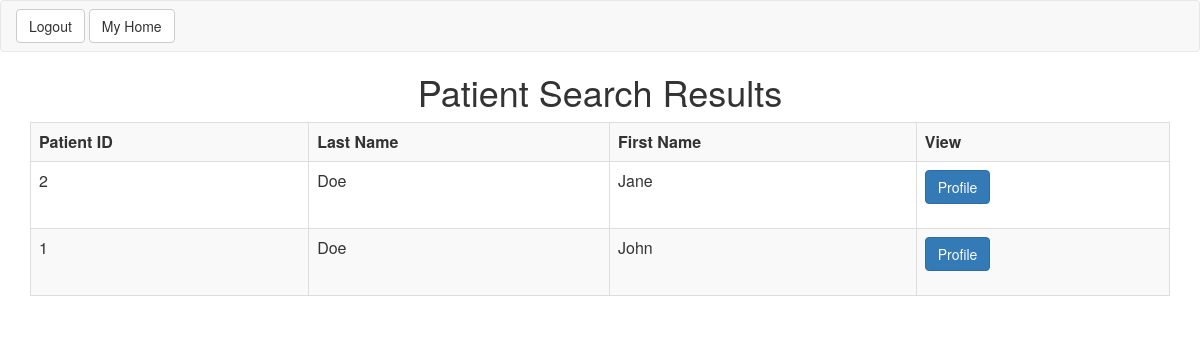
The page /patientSearchResults.php (signed in) on the database its author committed.
### tables this page shows
CREATE TABLE patient (
  patient_id INT(5) UNSIGNED AUTO_INCREMENT,
  first_name VARCHAR(30) NOT NULL,
  last_name VARCHAR(30) NOT NULL,
  age INT(3),
  gender CHAR(1),
  PRIMARY KEY (patient_id),
  CHECK (gender in ('m','f')),
  CONSTRAINT pat UNIQUE(first_name,last_name)
);

### include/search_functions.php (the view, shortened to what this page needs)
<?php
  function patientSearch($dbc,$searchParam){
    $errors = array();
    $q0 = "SELECT patient_id AS 'Patient ID', last_name AS 'Last Name', first_name AS 'First Name' FROM patient WHERE patient_id LIKE '%$searchParam%' OR first_name LIKE '%$searchParam%' OR last_name LIKE '%$searchParam%'";
    $r0 = mysqli_query($dbc,$q0);
    if ($r0){
      return array(true,$r0);
    }else {
      $errors[] = "No rows matching this search found";
      return array(false,$errors);
    }
  }
function tabulateResultSet($rs){
  $info = mysqli_fetch_fields($rs);
  $table = "<table class='table table-striped table-bordered'>";
  $table .= "<tr>";
  foreach($info as $inforow){
    $table .= "<th>" . $inforow->name . "</th>";
  }
  $table .="<th>View</th>";
  $table .= "</tr>";
  while ($row = mysqli_fetch_array($rs, MYSQLI_ASSOC)) {
    $table .= "<tr>";
    foreach ($row as $rowele){
      $table.= "<td>". $rowele . "</td>";
    }
    $table.= "<td><form action='patientOverview.php' method='post'><input type='hidden' name='patient_id' id='patient_id' value=".$row['Patient ID']."><button type='submit' class='btn btn-primary'>Profile</button></form></td>";
    $table .= "</tr>";
  }
  $table .= "</table>";
  return $table;
}
 ?>

### rows shown on the page
patient: patient_id "2", last_name "Doe", first_name "Jane"
patient: patient_id "1", last_name "Doe", first_name "John"

### other values the page prints
$inforow->name "Patient ID"
$inforow->name "Last Name"
$inforow->name "First Name"
